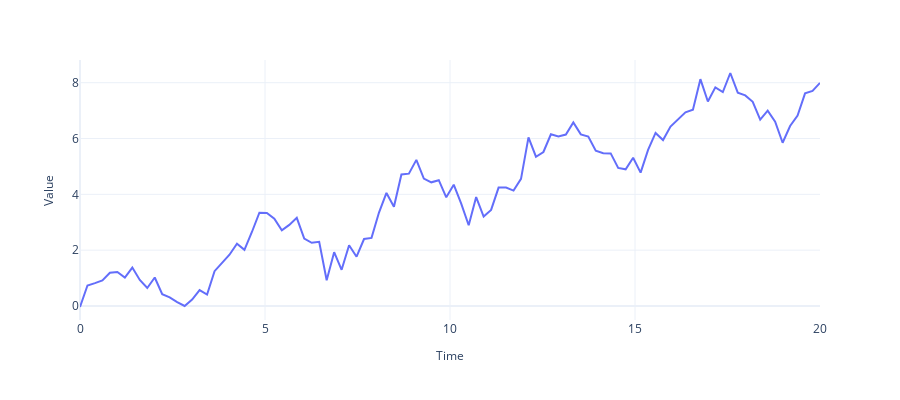

This figure's notebook cell:
### Code cell
fig = plot_time_series(
    time=regular_time_samples, 
    values=timeseries_,
    label=""
    )

fig.show()
